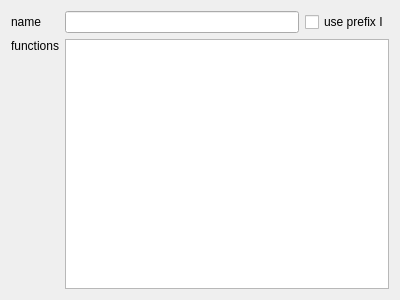
<?xml version="1.0" encoding="UTF-8"?>
<ui version="4.0">
 <class>Interface</class>
 <widget class="QWidget" name="Interface">
  <property name="geometry">
   <rect>
    <x>0</x>
    <y>0</y>
    <width>400</width>
    <height>300</height>
   </rect>
  </property>
  <property name="windowTitle">
   <string>Interface</string>
  </property>
  <layout class="QGridLayout" name="gridLayout_2">
   <item row="0" column="0">
    <layout class="QGridLayout" name="gridLayout">
     <item row="1" column="0">
      <widget class="QLabel" name="label_2">
       <property name="text">
        <string>functions</string>
       </property>
       <property name="alignment">
        <set>Qt::AlignLeading|Qt::AlignLeft|Qt::AlignTop</set>
       </property>
      </widget>
     </item>
     <item row="0" column="0">
      <widget class="QLabel" name="label">
       <property name="text">
        <string>name</string>
       </property>
      </widget>
     </item>
     <item row="0" column="1">
      <widget class="QLineEdit" name="lineEditName"/>
     </item>
     <item row="0" column="2">
      <widget class="QCheckBox" name="checkBoxPrefix">
       <property name="text">
        <string>use prefix I</string>
       </property>
      </widget>
     </item>
     <item row="1" column="1" colspan="2">
      <widget class="QPlainTextEdit" name="plainTextEditFunctions"/>
     </item>
    </layout>
   </item>
  </layout>
 </widget>
 <resources/>
 <connections/>
</ui>
